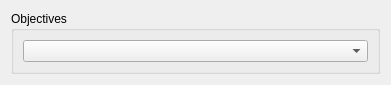
<?xml version="1.0" encoding="UTF-8"?>
<ui version="4.0">
 <class>Form</class>
 <widget class="QWidget" name="Form">
  <property name="geometry">
   <rect>
    <x>0</x>
    <y>0</y>
    <width>391</width>
    <height>78</height>
   </rect>
  </property>
  <property name="windowTitle">
   <string>Form</string>
  </property>
  <layout class="QGridLayout" name="gridLayout">
   <item row="0" column="0">
    <widget class="QGroupBox" name="objective_groupBox">
     <property name="enabled">
      <bool>true</bool>
     </property>
     <property name="sizePolicy">
      <sizepolicy hsizetype="Expanding" vsizetype="Preferred">
       <horstretch>0</horstretch>
       <verstretch>0</verstretch>
      </sizepolicy>
     </property>
     <property name="minimumSize">
      <size>
       <width>160</width>
       <height>0</height>
      </size>
     </property>
     <property name="maximumSize">
      <size>
       <width>16777215</width>
       <height>16777215</height>
      </size>
     </property>
     <property name="title">
      <string>Objectives</string>
     </property>
     <layout class="QGridLayout" name="gridLayout_2">
      <item row="0" column="0">
       <widget class="QComboBox" name="objective_comboBox">
        <property name="enabled">
         <bool>true</bool>
        </property>
        <property name="sizePolicy">
         <sizepolicy hsizetype="Expanding" vsizetype="Fixed">
          <horstretch>0</horstretch>
          <verstretch>0</verstretch>
         </sizepolicy>
        </property>
        <property name="minimumSize">
         <size>
          <width>130</width>
          <height>0</height>
         </size>
        </property>
        <property name="maximumSize">
         <size>
          <width>16777215</width>
          <height>16777215</height>
         </size>
        </property>
        <property name="toolTipDuration">
         <number>0</number>
        </property>
       </widget>
      </item>
     </layout>
    </widget>
   </item>
  </layout>
 </widget>
 <resources/>
 <connections/>
</ui>
